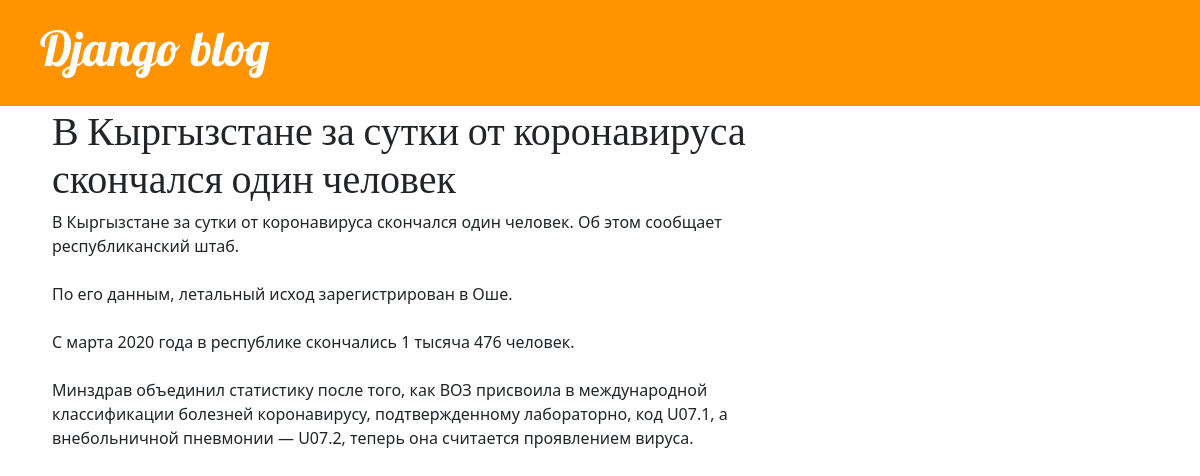
/post/6, run on the app's committed database.
### blog/models.py (models this page shows, shortened)
class Post(models.Model):
    author = models.ForeignKey(settings.AUTH_USER_MODEL, on_delete=models.CASCADE)
    title = models.CharField(max_length=200)
    text = models.TextField()
    created_date = models.DateTimeField(default=timezone.now)
    published = models.DateTimeField(blank=True, null=True)

### blog/views.py (the view)
# urls.py: path('post/<int:pk>', post_detail, name='post_detail'),
def post_detail(request, pk):
    post = get_object_or_404(Post, pk=pk)
    return render(request, 'blog/post_detail.html', {'post': post})

### blog/templates/blog/post_detail.html (shortened to what this page needs)
{% extends 'blog/base.html' %}
{% block content %}
    <div class="post">
        <h1>{{ post.title }}</h1>
        <p>{{ post.text|linebreaksbr }}</p>
    </div>
{% endblock %}

### blog/static/css/blog.css (style rules this page uses)
h1, h2, h3, h4 { font-family: 'Lobster', cursive; }
.post { margin-bottom: 70px; }

### data on the page
Post: title "В Кыргызстане за сутки от коронавируса скончался один человек", text "В Кыргызстане за сутки от коронавируса скончался один человек. Об этом сообщает республиканский штаб. По его данным, летальный исход зарегистрирован в Оше. С марта 2020 года в республике скончались 1 тысяча 476 человек. Минздрав объединил статистику после того, как ВОЗ присвоила в международной классификации болезней коронавирусу, подтвержденному лабораторно, код U07.1, а внебольничной пневмонии — U07.2, теперь она считается проявлением вируса."
